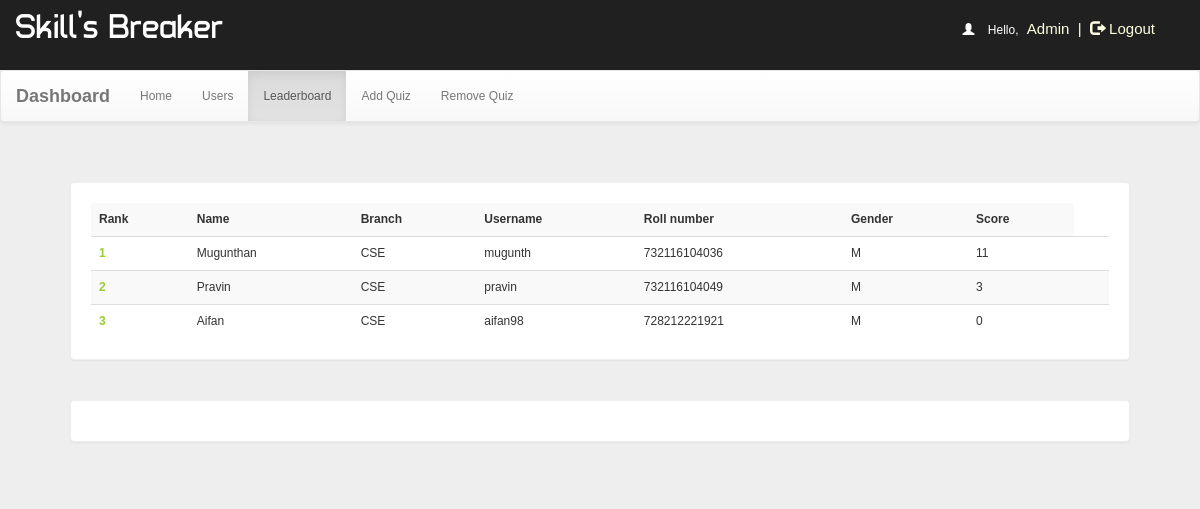
Page /dash.php?q=2 (signed in) on the committed database.
### tables this page shows
CREATE TABLE `rank` (
  `id` int(100) NOT NULL,
  `username` varchar(50) NOT NULL,
  `score` int(11) NOT NULL,
  `time` timestamp NOT NULL DEFAULT current_timestamp() ON UPDATE current_timestamp()
);

CREATE TABLE `user` (
  `id` int(100) NOT NULL,
  `name` varchar(50) NOT NULL,
  `rollno` varchar(20) NOT NULL,
  `branch` varchar(20) NOT NULL,
  `gender` varchar(5) NOT NULL,
  `username` varchar(50) NOT NULL,
  `phno` bigint(20) NOT NULL,
  `password` varchar(50) NOT NULL
);

### dash.php (the view, shortened to what this page needs)
<!DOCTYPE html PUBLIC "-//W3C//DTD XHTML 1.0 Transitional//EN" "http://www.w3.org/TR/xhtml1/DTD/xhtml1-transitional.dtd">
<html xmlns="http://www.w3.org/1999/xhtml">
<head>
<link  rel="stylesheet" href="css/bootstrap.min.css"/>
 <link  rel="stylesheet" href="css/bootstrap-theme.min.css"/>
 <link rel="stylesheet" href="css/main.css">
 <link  rel="stylesheet" href="css/font.css">
</head>
<body  style="background:#eee;">
<body  style="background:#eee;">
<div class="header">
<div class="row">
<div class="col-lg-6">
<span class="logo">Skill's Breaker</span></div>
<?php
include_once 'dbConnection.php';
if (!(isset($_SESSION['username']))  || ($_SESSION['key']) != '54585c506829293a2d4c3b68543b316e2e7a2d277858545a36362e5f39') {
    session_destroy();
    header("location:index.php");
} else {
    $name     = $_SESSION['name'];
    $username = $_SESSION['username'];
    echo '<span class="pull-right top title1" ><span style="color:white"><span class="glyphicon glyphicon-user" aria-hidden="true"></span>&nbsp;&nbsp;&nbsp;&nbsp;Hello,</span> <span class="log log1" style="color:lightyellow">' . $name . '&nbsp;&nbsp;|&nbsp;&nbsp;<a href="logout.php?q=account.php" style="color:lightyellow"><span class="glyphicon glyphicon-log-out" aria-hidden="true"></span>&nbsp;Logout</button></a></span>';
}
?>
</div></div>
<nav class="navbar navbar-default title1">
  <div class="container-fluid">
    <div class="navbar-header">
      <a class="navbar-brand" href="dash.php?q=0"><b>Dashboard</b></a>
    </div>
    <div class="collapse navbar-collapse" id="bs-example-navbar-collapse-1">
      <ul class="nav navbar-nav">
        <li <?php
if (@$_GET['q'] == 0)
    echo 'class="active"';
?>><a href="dash.php?q=0">Home<span class="sr-only">(current)</span></a></li>
        <li <?php
if (@$_GET['q'] == 1)
    echo 'class="active"';
?>><a href="dash.php?q=1">Users</a></li>
    <li <?php
if (@$_GET['q'] == 2)
    echo 'class="active"';
?>><a href="dash.php?q=2">Leaderboard</a></li>
        <li <?php
if (@$_GET['q'] == 3)
    echo 'class="active"';
?>><a href="dash.php?q=3">Add Quiz</a></li>
        <li <?php
if (@$_GET['q'] == 4)
    echo 'class="active"';
?>><a href="dash.php?q=4">Remove Quiz</a></li>
      </ul>
          </div>
  </div>
</nav>
<div class="container">
<div class="row">
<div class="col-md-12">
<?php
if (@$_GET['q'] == 2) {
    if(isset($_GET['show'])){
        $show = $_GET['show'];
        $showfrom = (($show-1)*10) + 1;
        $showtill = $showfrom + 9;
    }
    else{
        $showfrom = 1;
    }
    $q = mysqli_query($con, "SELECT * FROM rank") or die('Error223');
    echo '<div class="panel title">
<table class="table table-striped title1" >
<tr><td style="vertical-align:middle"><b>Rank</b></td><td style="vertical-align:middle"><b>Name</b></td><td style="vertical-align:middle"><b>Branch</b></td><td style="vertical-align:middle"><b>Username</b></td><td style="vertical-align:middle"><b>Roll number</b></td><td style="vertical-align:middle"><b>Gender</b></td><td style="vertical-align:middle"><b>Score</b></td></tr>';
    $c = $showfrom-1;
    $total = mysqli_num_rows($q);
    if($total >= $showfrom){
        $q = mysqli_query($con, "SELECT * FROM rank ORDER BY score DESC, time ASC LIMIT ".($showfrom-1).",10") or die('Error223');
        while ($row = mysqli_fetch_array($q)) {
            $e = $row['username'];
            $s = $row['score'];
            $q12 = mysqli_query($con, "SELECT * FROM user WHERE username='$e' ") or die('Error231');
            while ($row = mysqli_fetch_array($q12)) {
                $name     = $row['name'];
                $branch   = $row['branch'];
                $username = $row['username'];
                $rollno     = $row['rollno'];
                $gender   = $row['gender'];
            }
            $c++;
            echo '<tr><td style="color:#99cc32"><b>' . $c . '</b></td><td style="vertical-align:middle">' . $name . '</td><td style="vertical-align:middle">' . $branch . '</td><td style="vertical-align:middle">' . $username . '</td><td style="vertical-align:middle">' . $rollno . '</td><td style="vertical-align:middle">' . $gender . '</td><td style="vertical-align:middle">' . $s . '</td><td style="vertical-align:middle">';
        }
    }
    else{
    }
    echo '</table></div>';
    echo '<div class="panel title"><table class="table table-striped title1" ><tr>';
    echo '</tr></table></div>';
}
?>
</div>
</div></div>
</body>
</html>

### css/main.css (style rules this page uses)
body { overflow-x:hidden;max-width:100%;font: 12px "Century Gothic", "Times Roman", sans-serif;background:#eee;min-height:550px;background-attachment:fixed; }
.panel { border-color:#eee;margin:40px;padding:20px;font: 15px "Century Gothic", "Times Roman", sans-serif; }
.title { font-family:'typo'; }
.header { overflow-x:hidden;max-width:100%;background:#202020;height:70px; }
.logo { font-family:'typo';font-size:35px;color:#ffffff;margin:15px; }
.title1 { font: 12px "Century Gothic", "Times Roman", sans-serif; }
.top { margin-top:20px; }
.log1 { font: 15px 'Ubuntu', sans-serif;color:#0000ff;margin-left:10px; }
.log { margin:10px;margin-right:60px;margin-left:5px;color:#ffffb3;text-decoration:none;font-size:20px;font-size:15px; }

### rows in the picture
rank: user.name "Mugunthan", user.branch "CSE", user.username "mugunth", user.rollno "732116104036", user.gender "M", score "11"
rank: user.name "Pravin", user.branch "CSE", user.username "pravin", user.rollno "732116104049", user.gender "M", score "3"
rank: user.name "Aifan", user.branch "CSE", user.username "aifan98", user.rollno "728212221921", user.gender "M", score "0"

### other values in the picture
$name "Admin"
